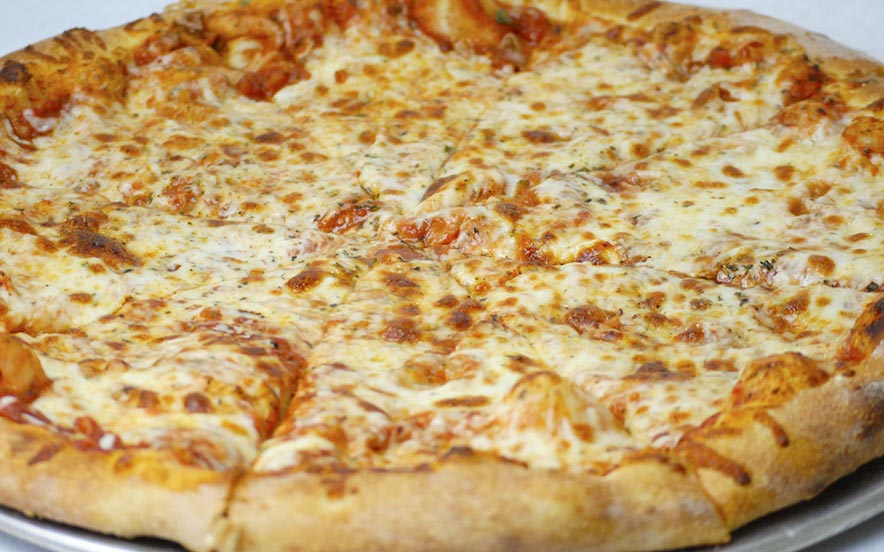
#> input picture pizze/4formaggi/4-evidenza.jpg, 884 x 552 px
$ python -i brainpizza.py   (imports and definitions only)   (older library calls are emulated)
#> lines starting #> are read from the running program, lines starting #| are printed output that depends on the picture
from pybrain.tools.shortcuts import buildNetwork
from pybrain.datasets import SupervisedDataSet
from pybrain.supervised.trainers import BackpropTrainer
import copy
from PIL import Image
import os
import random
import time
import math


imagesize = (120, 120)
peak = 100
gusti = ["margherita", "crudo", "funghi", "salame", "rucola", "4formaggi", "americana"]

# [80 lines left out: functions buildnet, getSwitchTuple, buildtrainset, outimage, calcETA, letsrock and 1 more, not called in this run]

def processImg(filename):
#> called with filename = 'pizze/4formaggi/4-evidenza.jpg'
    img = Image.open(filename)
#> img is the input picture: PIL image 884x552 RGB; mean R, G, B 193.6, 159.6, 107
    img = img.resize(imagesize, Image.ANTIALIAS)
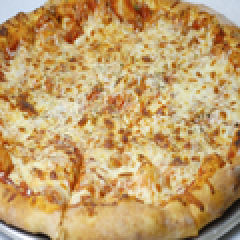
#> img: PIL image 120x120 RGB (shown 2 times larger); mean R, G, B 193.6, 159.6, 107
    rgb_img = img.convert('RGB')
    pixels = []
    for x in range(imagesize[0]):
        for y in range(imagesize[1]):
            tup = tuple(rgb_img.getpixel((x, y)))
            pixels.extend(tup)
#> after the loop, pixels = 43200 items
    return tuple(pixels)


# [2 lines not run here, left out]

>>> result = processImg('pizze/4formaggi/4-evidenza.jpg')
#> result = 43200 items

$ run again, on pizze/americana/americana.jpeg
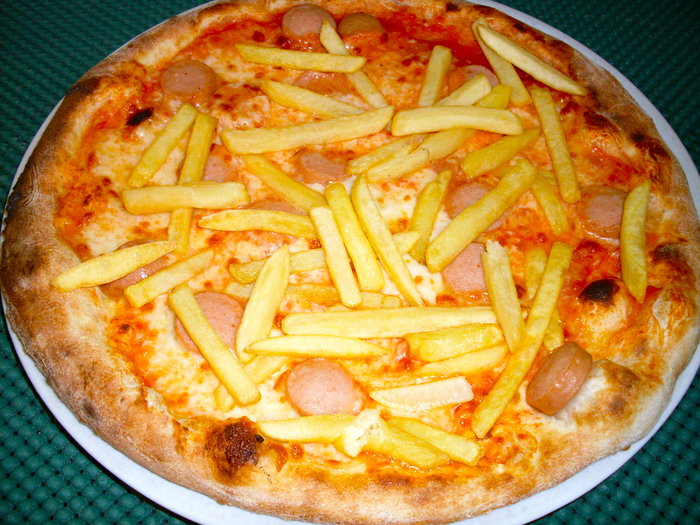
#> input picture pizze/americana/americana.jpeg, 700 x 525 px
#> in processImg, img is the input picture: PIL image 700x525 RGB; mean R, G, B 183.3, 137.5, 66.6
#> in processImg, `img = img.resize(imagesize, Image.ANTIALIAS)`:
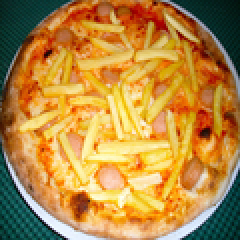
#> img: PIL image 120x120 RGB (shown 2 times larger); mean R, G, B 183.3, 137.6, 66.7
#> after the loop in processImg, `for x in range(imagesize[0]):`: pixels = 43200 items

$ run again, on pizze/americana/caserta-menupizzaamericana-ristorantepizzerianonnoluigi-sconto60-39866-WDO24a.jpg
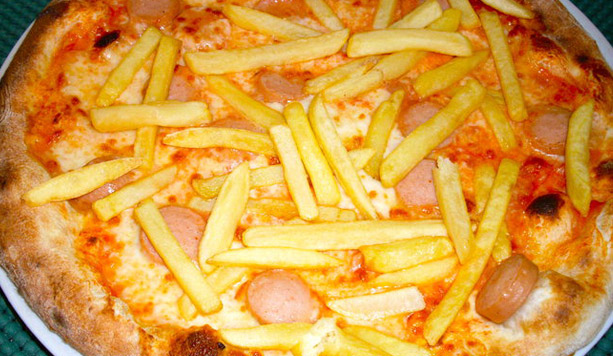
#> input picture pizze/americana/caserta-menupizzaamericana-ristorantepizzerianonnoluigi-sconto60-39866-WDO24a.jpg, 613 x 356 px
#> in processImg, img is the input picture: PIL image 613x356 RGB; mean R, G, B 215.1, 156, 66.8
#> in processImg, `img = img.resize(imagesize, Image.ANTIALIAS)`:
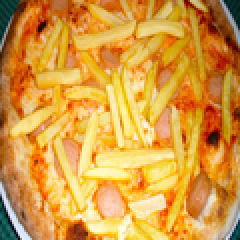
#> img: PIL image 120x120 RGB (shown 2 times larger); mean R, G, B 215.1, 156, 66.9
#> after the loop in processImg, `for x in range(imagesize[0]):`: pixels = 43200 items

$ run again, on pizze/crudo/crudo.jpg
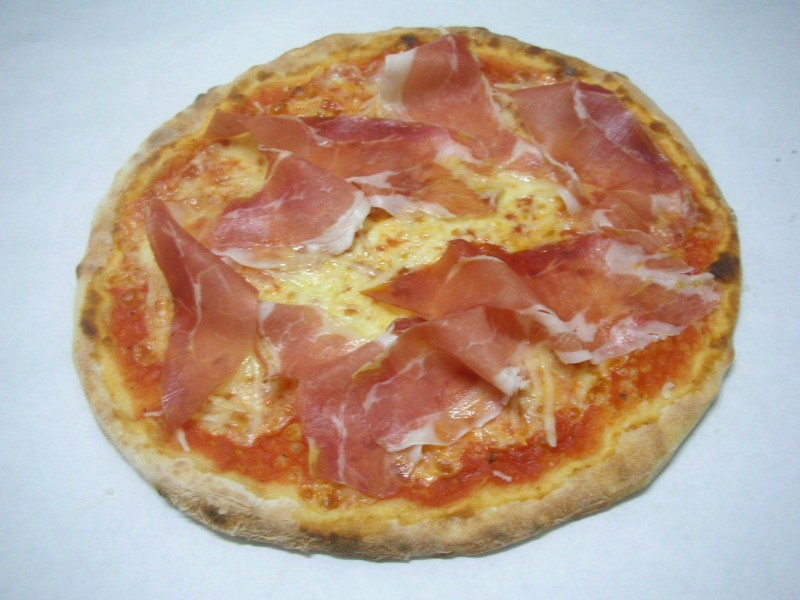
#> input picture pizze/crudo/crudo.jpg, 800 x 600 px
#> in processImg, img is the input picture: PIL image 800x600 RGB; mean R, G, B 185.4, 161.1, 143
#> in processImg, `img = img.resize(imagesize, Image.ANTIALIAS)`:
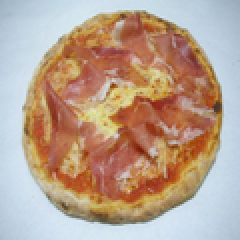
#> img: PIL image 120x120 RGB (shown 2 times larger); mean R, G, B 185.4, 161.1, 143
#> after the loop in processImg, `for x in range(imagesize[0]):`: pixels = 43200 items
